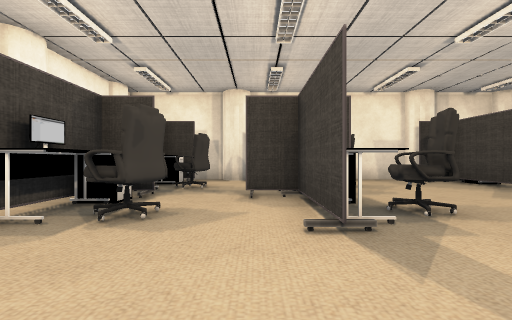
[1] (above)

20 first-person views from a walk through a Unity game level. The camera is 0.69 m above the floor, looks level and sees 90° across. The floor is counted in squares, 1 m on a side. Each view is taken from the middle of a square. On the plan, view 1 faces up. The plan holds only what a view shows up to about 9 squares ahead; the rest is blank. The player is left out. Some surface patterns are stand-ins.

[2]
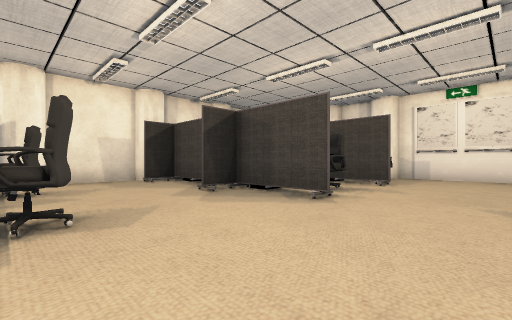

[3]
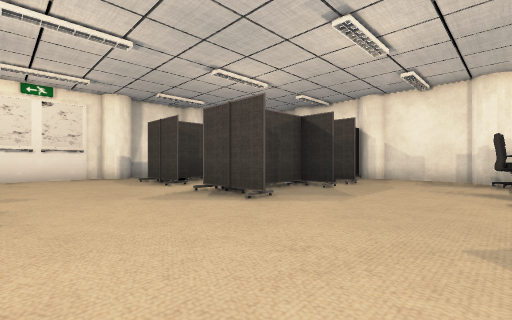

[4]
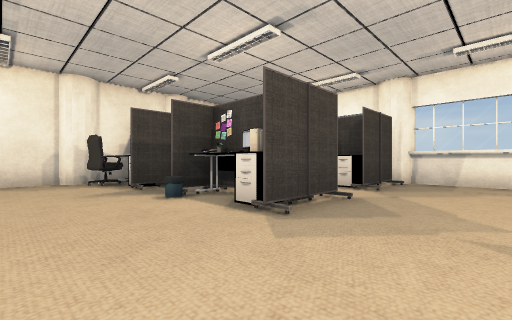

[5]
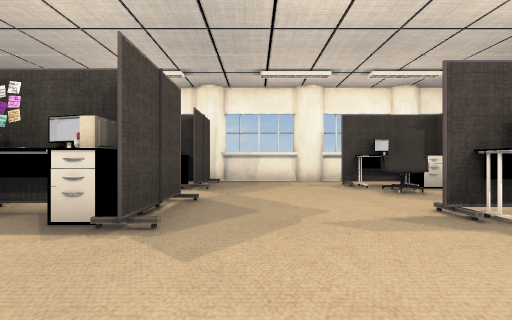

[6]
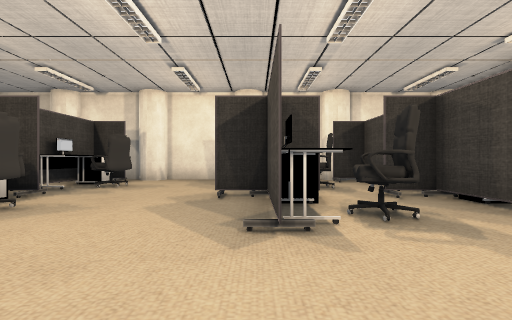

[7]
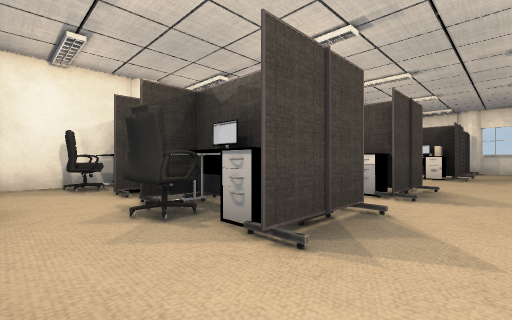

[8]
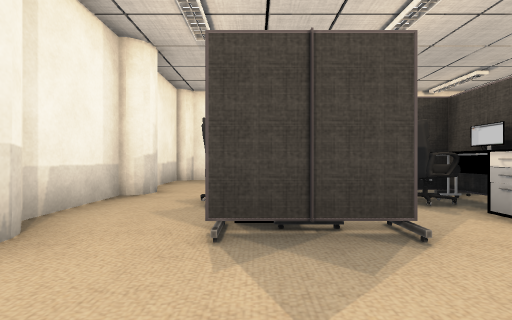

[9]
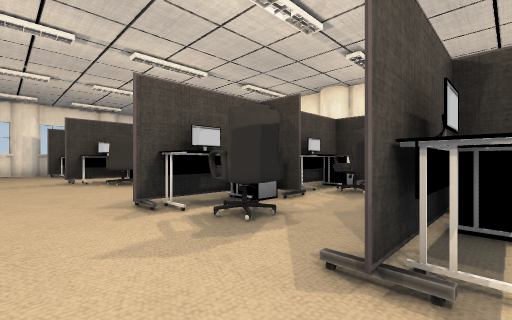

[10]
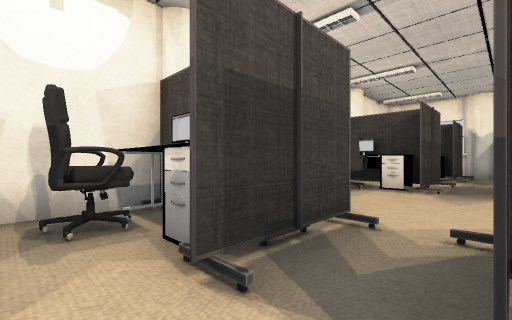

[11]
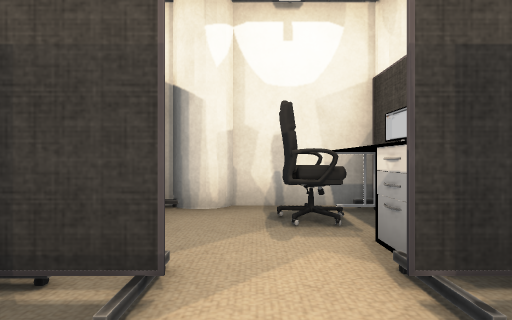

[12]
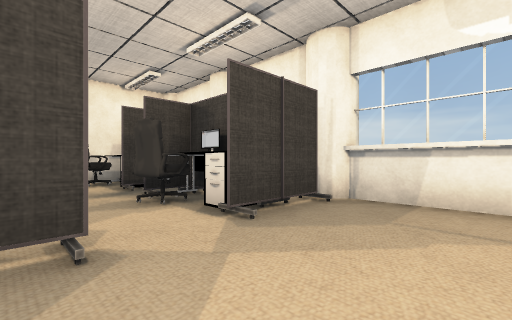

[13]
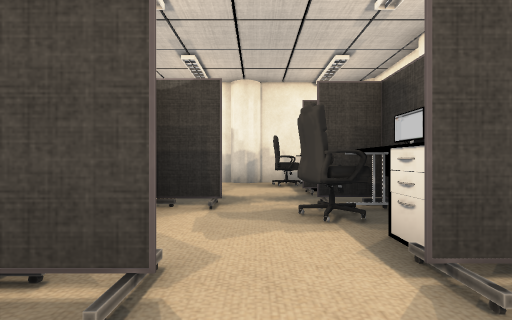

[14]
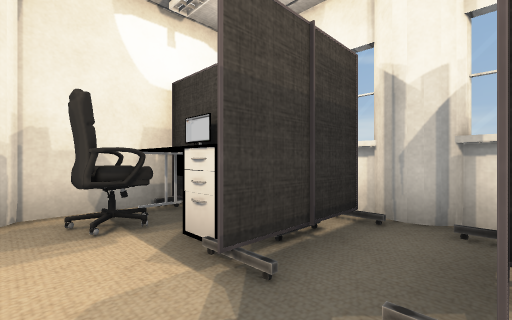

[15]
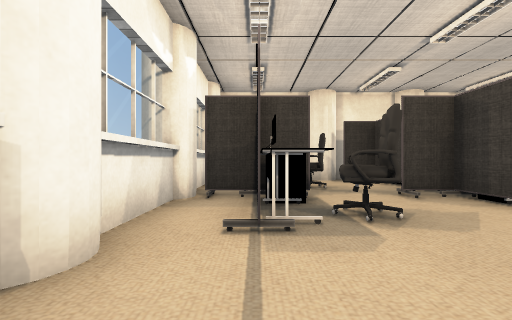

[16]
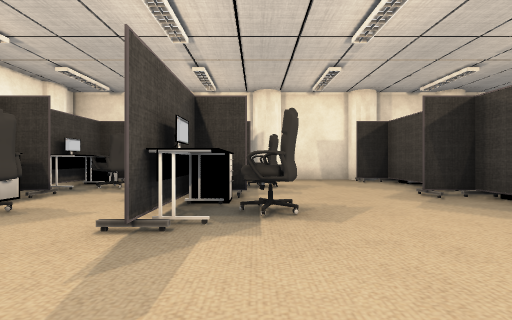

[17]
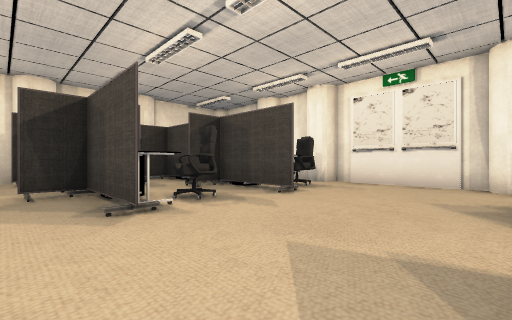

[18]
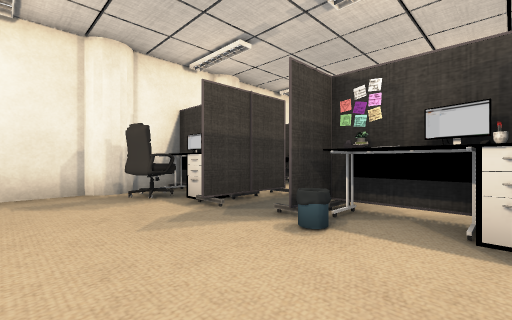

[19]
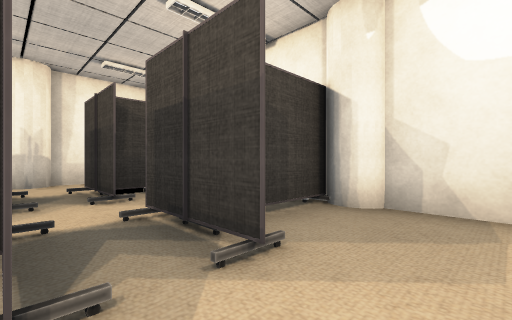

[20]
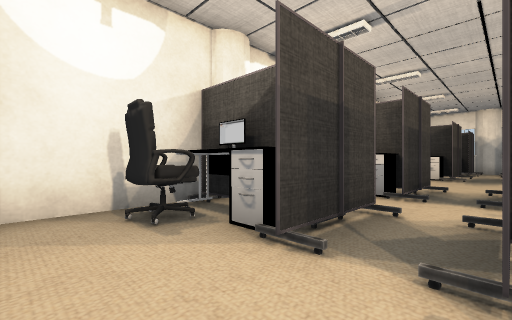

### Floor plan
Key: @ floor where view 1 was taken; # wall or solid block; x gap in a wall; . floor; E desk; C chair; M computer; T thing the floor can be seen under or through; P phone; B bin; U cup; O other object.
Columns run from 5 left of view 1 to 13 right of it. Each row starts with its distance up from view 1.
  9     ########  #
  8   #####....####
  7  ##EC #C...#EC#
  6  ##EC #C...#EC#
  5  ##E.###...##.##
  4  #EC..EC...#E..EC#
  3 ##MCC.MC...MCC.MC##
  2 ##................#
  1 #.................#
  0 #....@............#
 -1 #....##...........#
 -2 ###E.MUO...#E.#E..#
 -3  ##C.PO....#C..MC.#
 -4  ###.##B..TTT.##..#
 -5  ##..##...TT..x...#
 -6  #EE..EC...#E.#E..#
 -7   MC..MC...#C..MC.#
 -8   #################

Where each view was taken, in squares from view 1:
view 1: 0 up, 0 right, facing up
view 2: 0 up, 2 right, facing up-right
view 3: 2 up, 2 right, facing down-right
view 4: 1 up, 4 right, facing down-left
view 5: 0 up, 4 right, facing left
view 6: 0 up, 6 right, facing up
view 7: 0 up, 12 right, facing down-left
view 8: 1 up, 10 right, facing down
view 9: 1 up, 10 right, facing up-left
view 10: 4 down, 8 right, facing down-left
view 11: 4 down, 8 right, facing down
view 12: 1 up, 0 right, facing down-left
view 13: 0 up, 1 left, facing down
view 14: 4 down, 1 left, facing down-left
view 15: 0 up, 3 left, facing up
view 16: 0 up, 2 right, facing up
view 17: 1 down, 5 right, facing up-right
view 18: 2 down, 4 right, facing down-left
view 19: 4 down, 4 right, facing down-right
view 20: 4 down, 12 right, facing down-left
